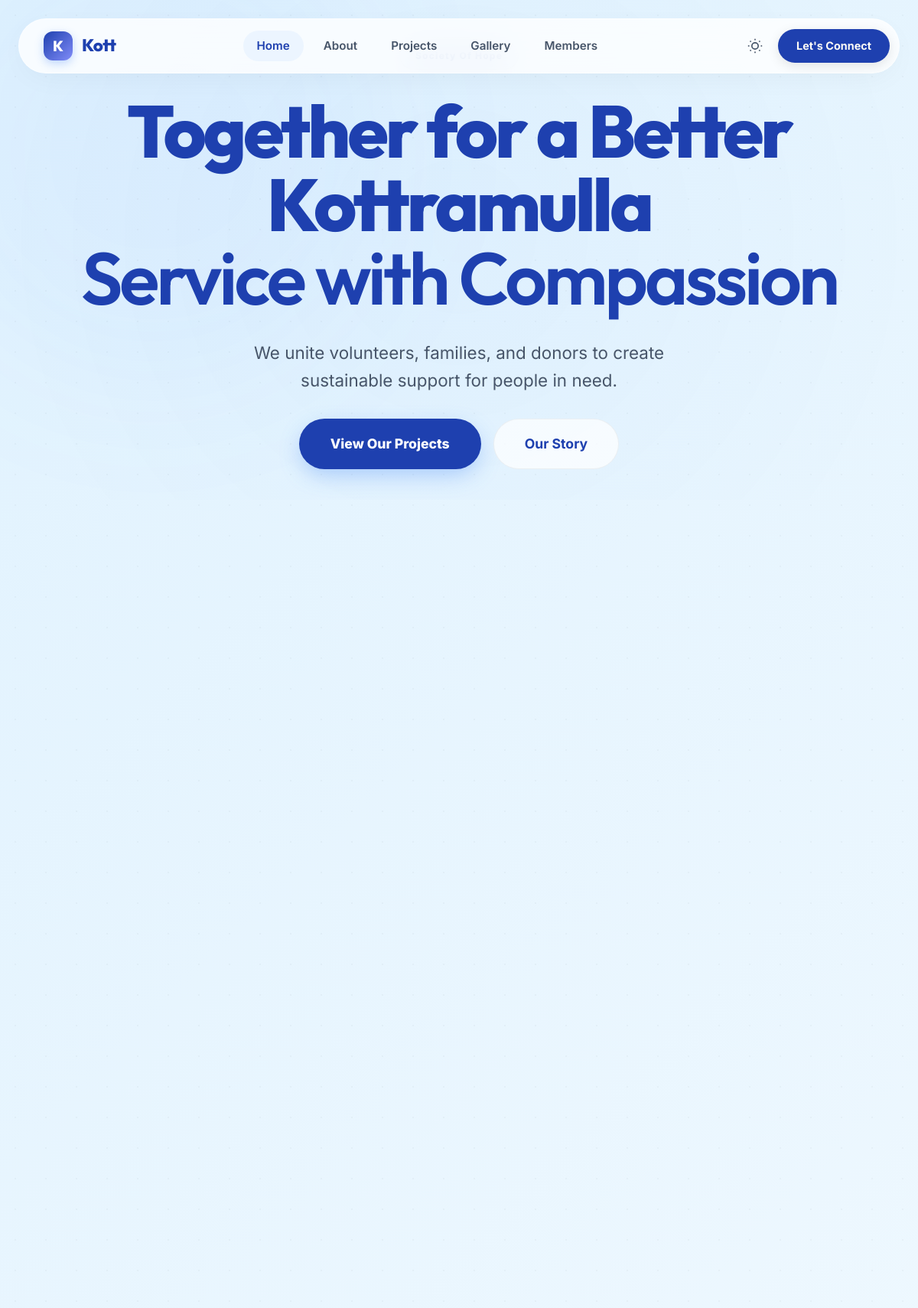
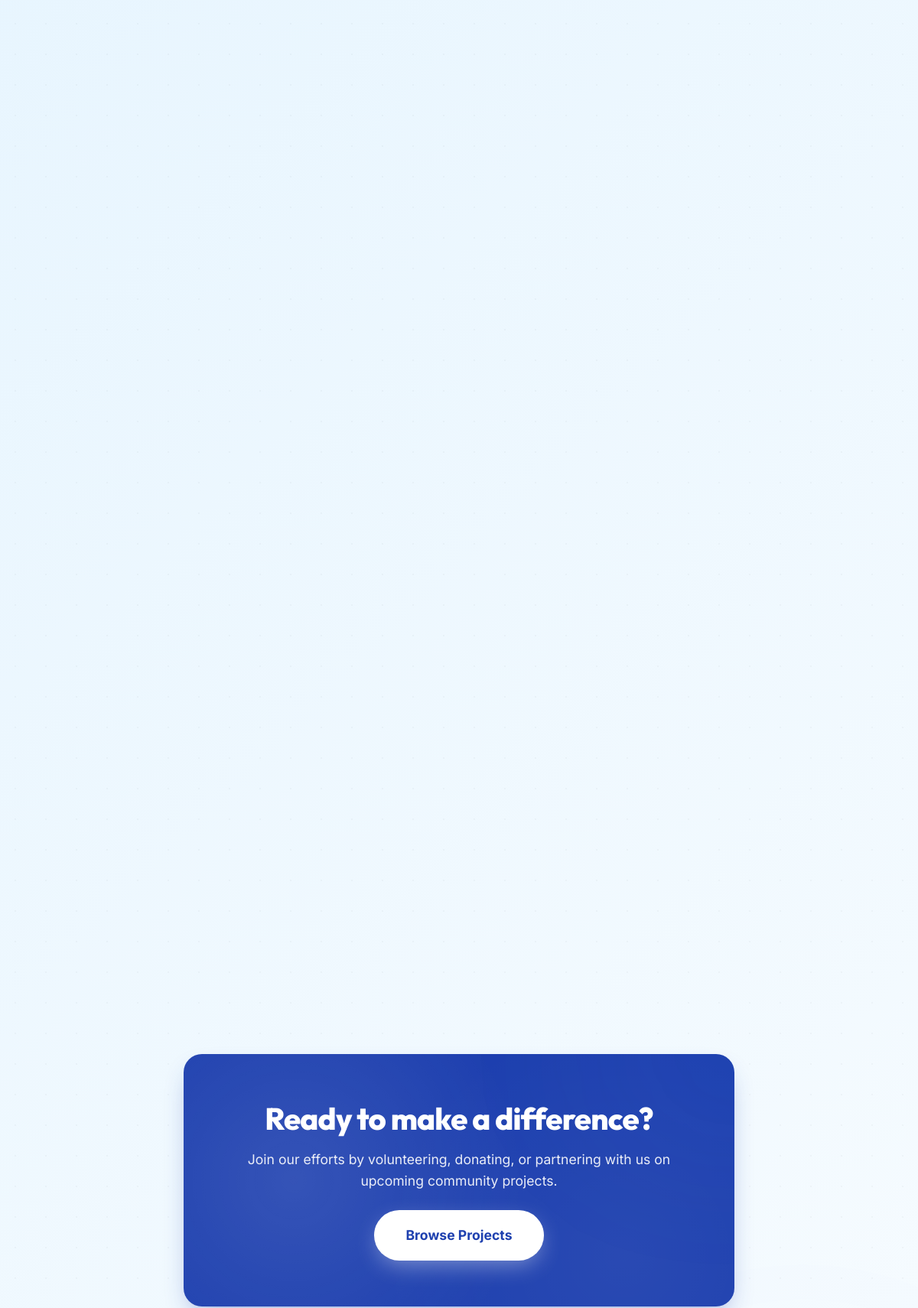
The page / (upper part) on the database its author committed (2 pictures, top to bottom).
### tables this page shows
CREATE TABLE IF NOT EXISTS website_settings (
    id INT UNSIGNED AUTO_INCREMENT PRIMARY KEY,
    website_title VARCHAR(255) NOT NULL DEFAULT 'Kottramulla United Welfare Society',
    website_description TEXT,
    logo_path VARCHAR(255) DEFAULT NULL,
    logo_alt_text VARCHAR(255) DEFAULT 'Kottramulla Logo',
    favicon_path VARCHAR(255) DEFAULT NULL,
    footer_copyright_text VARCHAR(255) DEFAULT '© 2024 Kottramulla United Welfare Society. All rights reserved.',
    footer_email VARCHAR(255) DEFAULT NULL,
    footer_phone VARCHAR(20) DEFAULT NULL,
    footer_address TEXT DEFAULT NULL,
    social_facebook VARCHAR(255) DEFAULT NULL,
    social_twitter VARCHAR(255) DEFAULT NULL,
    social_instagram VARCHAR(255) DEFAULT NULL,
    social_linkedin VARCHAR(255) DEFAULT NULL,
    social_youtube VARCHAR(255) DEFAULT NULL,
    primary_color VARCHAR(7) DEFAULT '#1e40af',
    secondary_color VARCHAR(7) DEFAULT '#7c3aed',
    accent_color VARCHAR(7) DEFAULT '#f59e0b',
    projects_insight3_title VARCHAR(255) DEFAULT 'Transparent',
    projects_insight3_body TEXT NULL,
    gallery_overview1_title VARCHAR(255) DEFAULT 'Living archive of service',
    gallery_overview1_body TEXT NULL,
    gallery_overview3_title VARCHAR(255) DEFAULT 'People-centered stories',
    gallery_overview3_body TEXT NULL,
    members_overview2_title VARCHAR(255) DEFAULT 'Volunteer-led',
    members_overview2_body TEXT NULL,
    members_overview3_title VARCHAR(255) DEFAULT 'Open to all',
    members_overview3_body TEXT NULL,
    contact_assurance1_title VARCHAR(255) DEFAULT 'Quick Response',
    contact_assurance1_body TEXT NULL,
    contact_assurance2_title VARCHAR(255) DEFAULT 'Meaningful Guidance',
    contact_assurance2_body TEXT NULL,
    contact_assurance3_title VARCHAR(255) DEFAULT 'Community First',
    contact_assurance3_body TEXT NULL,
    updated_at TIMESTAMP DEFAULT CURRENT_TIMESTAMP ON UPDATE CURRENT_TIMESTAMP
);

CREATE TABLE IF NOT EXISTS home_settings (
    id INT UNSIGNED AUTO_INCREMENT PRIMARY KEY,
    hero_kicker VARCHAR(255) DEFAULT 'Society of Hope',
    hero_title TEXT,
    hero_subtitle TEXT,
    hero_lead TEXT,
    hero_image VARCHAR(255) NULL,
    legacy_kicker VARCHAR(255) DEFAULT 'Our Legacy',
    legacy_title TEXT,
    legacy_body TEXT,
    legacy_image VARCHAR(255) NULL,
    stat1_num VARCHAR(50) DEFAULT '250+',
    stat1_label VARCHAR(100) DEFAULT 'Active Members',
    stat2_num VARCHAR(50) DEFAULT '40+',
    stat2_label VARCHAR(100) DEFAULT 'Projects Done',
    initiatives_kicker VARCHAR(255) DEFAULT 'Focus Areas',
    initiatives_title VARCHAR(255) DEFAULT 'Strategic Initiatives',
    initiatives_lead TEXT,
    cta_title VARCHAR(255) DEFAULT 'Ready to make a difference?',
    cta_body TEXT,
    journey_kicker VARCHAR(255) DEFAULT 'Journey Highlights',
    journey_title VARCHAR(255) DEFAULT 'How our community story keeps growing',
    journey_lead TEXT NULL,
    journey_item1_year VARCHAR(60) DEFAULT '2016',
    journey_item1_title VARCHAR(255) DEFAULT 'Society Formation',
    journey_item1_body TEXT NULL,
    journey_item2_year VARCHAR(60) DEFAULT '2019',
    journey_item2_title VARCHAR(255) DEFAULT 'Structured Programs',
    journey_item2_body TEXT NULL,
    journey_item3_year VARCHAR(60) DEFAULT 'Today',
    journey_item3_title VARCHAR(255) DEFAULT 'Long-Term Impact',
    journey_item3_body TEXT NULL,
    approach_kicker VARCHAR(255) DEFAULT 'Our Approach',
    approach_title VARCHAR(255) DEFAULT 'A transparent model for meaningful outcomes',
    approach_item1_title VARCHAR(255) DEFAULT 'Listen First',
    approach_item1_body TEXT NULL,
    approach_item2_title VARCHAR(255) DEFAULT 'Mobilize Fast',
    approach_item2_body TEXT NULL,
    approach_item3_title VARCHAR(255) DEFAULT 'Measure & Improve',
    approach_item3_body TEXT NULL,
    approach_item4_title VARCHAR(255) DEFAULT 'Active Focus Areas',
    approach_item4_body TEXT NULL,
    updated_at TIMESTAMP DEFAULT CURRENT_TIMESTAMP ON UPDATE CURRENT_TIMESTAMP
);

### app/Core/View.php (called while the page is built, shortened)
<?php
class View
{
    public static function render(string $view, array $data = [], string $layout = 'user/layouts/main'): void
    {
        $viewPath = __DIR__ . '/../../views/' . $view . '.php';
        $layoutPath = __DIR__ . '/../../views/' . $layout . '.php';
        extract($data, EXTR_SKIP);
        require $viewPath;
        $content = ob_get_clean();
        require $layoutPath;
    }
}

### app/Controllers/PublicController.php (called while the page is built, shortened)
<?php
class PublicController
{
    public function home(): void
    {
        $settings = (new \App\Models\HomeSettingsModel())->get();
        $features = (new \App\Models\HomeFeatureModel())->all();
        View::render('user/home', [
            'settings' => $settings,
            'features' => $features,
            'activePage' => 'home',
        ]);
    }
}

### app/Support/helpers.php (called while the page is built, shortened)
<?php
function config(string $key): mixed
{
    static $cache = [];
    $segments = explode('.', $key);
    $file = array_shift($segments);
    if (!isset($cache[$file])) {
        $path = __DIR__ . '/../../config/' . $file . '.php';
        $cache[$file] = require $path;
    }
    if (empty($segments)) {
        return $cache[$file];
    }
    $value = $cache[$file];
    foreach ($segments as $segment) {
        $value = $value[$segment];
    }
    return $value;
}
function url(string $path = '/'): string
{
    $baseUrl = rtrim((string) config('app.base_url'), '/');
    if ($baseUrl === '' || $baseUrl === '/') {
        $baseDir = str_replace('\\', '/', dirname($_SERVER['SCRIPT_NAME']));
        $baseUrl = $baseDir !== '/' ? rtrim($baseDir, '/') : '';
    }
    $path = '/' . ltrim($path, '/');
    return $baseUrl . $path;
}
function asset_url(string $path): string
{
    $assetPath = '/' . ltrim($path, '/');
    $fullPath = __DIR__ . '/../../' . ltrim($path, '/');
    $version = '';
    if (is_file($fullPath)) {
        $mtime = @filemtime($fullPath);
        if ($mtime !== false) {
            $version = '?v=' . $mtime;
        }
    }
    return url($assetPath . $version);
}
function e(string $value): string
{
    return htmlspecialchars($value, ENT_QUOTES, 'UTF-8');
}
function website_settings(): ?array
{
    static $settings = null;
    if ($settings === null) {
        try {
            $model = new \App\Models\WebsiteSettingsModel();
            $settings = $model->get() ?: [];
        } catch (\Throwable) {
            $settings = [];
        }
    }
    return $settings ?: null;
}

### app/Support/env.php (called while the page is built, shortened)
<?php
function env(string $key, mixed $default = null): mixed
{
    $value = $_ENV[$key] ?? $_SERVER[$key] ?? getenv($key);
    if ($value === false || $value === null || $value === '') {
        return $default;
    }
    return $value;
}

### config/app.php (called while the page is built, shortened)
<?php
return [
    'name' => (string) env('APP_NAME', 'Kottramulla United Welfare Society'),
    'base_url' => (string) env('APP_URL', '/'),
    'timezone' => (string) env('APP_TIMEZONE', 'Asia/Colombo'),
    'session_name' => (string) env('SESSION_NAME', 'kottramulla_session'),
    'admin_route_prefix' => '/admin',
];

### config/database.php (called while the page is built, shortened)
<?php
return [
    'host' => (string) env('DB_HOST', '127.0.0.1'),
    'port' => (int) env('DB_PORT', 3306),
    'database' => (string) env('DB_DATABASE', 'kottramulla_website'),
    'username' => (string) env('DB_USERNAME', 'root'),
    'password' => (string) env('DB_PASSWORD', ''),
    'charset' => (string) env('DB_CHARSET', 'utf8mb4'),
];

### app/Models/HomeSettingsModel.php (called while the page is built, shortened)
<?php
class HomeSettingsModel
{
    public function get(): ?array
    {
        $pdo = Database::connection();
        $stmt = $pdo->query('SELECT * FROM home_settings LIMIT 1');
        return $stmt->fetch(PDO::FETCH_ASSOC) ?: null;
    }
}

### app/Models/WebsiteSettingsModel.php (called while the page is built, shortened)
<?php
class WebsiteSettingsModel
{
    public function get(): ?array
    {
        $pdo = Database::connection();
        $stmt = $pdo->query('SELECT * FROM website_settings WHERE id = 1 LIMIT 1');
        return $stmt->fetch(PDO::FETCH_ASSOC) ?: null;
    }
}

### views/user/home.php (the view, shortened to what this page needs)
<link rel="stylesheet" href="<?= asset_url('/public/css/user/home.css') ?>">
<section class="home-hero">
    <div class="hero-bloom"></div>
    <div class="hero-content">
        <span class="hero-kicker"><?= e($settings['hero_kicker']) ?></span>
        <h1 class="hero-title">
            <?= nl2br(e($settings['hero_title'])) ?>
            <?php if (!empty($settings['hero_subtitle'])): ?>
                <br><span class="dim"><?= e($settings['hero_subtitle']) ?></span>
            <?php endif; ?>
        </h1>
        <p class="hero-lead">
            <?= e($settings['hero_lead']) ?>
        </p>
        <div class="hero-actions">
            <a href="<?= url('/projects') ?>" class="btn-primary-home">View Our Projects</a>
            <a href="<?= url('/about') ?>" class="btn-ghost-home">Our Story</a>
        </div>
    </div>
</section>
<section class="section-wrapper cta-section">
    <div class="cta-banner">
        <div class="cta-glow"></div>
        <h2><?= e($settings['cta_title']) ?></h2>
        <p><?= e($settings['cta_body']) ?></p>
        <div class="cta-actions">
            <a href="<?= url('/projects') ?>" class="btn-primary-home">Browse Projects</a>
        </div>
    </div>
</section>

### views/user/layouts/main.php (shortened to what this page needs)
<!DOCTYPE html>
<html lang="en">
<head>
    <?php $webSettings = website_settings(); ?>
    <link rel="stylesheet" href="<?= asset_url('/public/css/user/base.css') ?>">
    <link rel="stylesheet" href="<?= asset_url('/public/css/user/components.css') ?>">
    <link rel="stylesheet" href="<?= asset_url('/public/css/user/main.css') ?>">
    <link rel="stylesheet" href="<?= asset_url('/public/css/user/home-modern.css') ?>">
    <link rel="stylesheet" href="<?= asset_url('/public/css/user/pages-modern.css') ?>">
</head>
<body class="public-body">
    <div class="glow-orb orb-1"></div>
    <div class="glass-dots"></div>
    <header id="main-nav-wrapper">
        <div class="nav-container">
            <div class="nav-glass-pill rotate-in">
                <a href="<?= url('/home') ?>" class="nav-logo">
                    <?php if (!empty($webSettings['logo_path'])): ?>
                        <div class="logo-image logo-image--nav" style="width:44px;height:44px;overflow:hidden;">
                            <img src="<?= url('/public/' . htmlspecialchars($webSettings['logo_path'])); ?>" alt="<?= htmlspecialchars($webSettings['logo_alt_text'] ?? 'Logo'); ?>" class="logo-image-file" style="display:block;width:100%;height:100%;object-fit:contain;max-width:44px;max-height:44px;">
                        </div>
                    <?php else: ?>
                        <div class="logo-icon">K</div>
                        <span class="logo-text"><?= htmlspecialchars(substr($webSettings['website_title'] ?? 'KUWS', 0, 4)); ?></span>
                    <?php endif; ?>
                </a>
                <nav class="desktop-links">
                    <a href="<?= url('/home') ?>" class="nav-link <?= ($activePage ?? '') === 'home' ? 'active' : '' ?>">Home</a>
                    <a href="<?= url('/about') ?>" class="nav-link <?= ($activePage ?? '') === 'about' ? 'active' : '' ?>">About</a>
                    <a href="<?= url('/projects') ?>" class="nav-link <?= ($activePage ?? '') === 'projects' ? 'active' : '' ?>">Projects</a>
                    <a href="<?= url('/gallery') ?>" class="nav-link <?= ($activePage ?? '') === 'gallery' ? 'active' : '' ?>">Gallery</a>
                    <a href="<?= url('/members') ?>" class="nav-link <?= ($activePage ?? '') === 'members' ? 'active' : '' ?>">Members</a>
                </nav>
                <div class="nav-actions">
                    <button id="theme-toggle" class="icon-btn" aria-label="Toggle Theme">
                    </button>
                    <a href="<?= url('/contact') ?>" class="btn-cta-nav">Let's Connect</a>
                </div>
            </div>
        </div>
    </header>
    <main class="page-content">
        <?= $content ?>
    </main>
</body>
</html>

### public/css/user/base.css (style rules this page uses)
:root { --color-primary: #1e40af; --color-primary-light: #3b82f6; --color-primary-lighter: #60a5fa; --color-primary-lightest: #dbeafe; --color-white: #ffffff; --color-white-hover: #f8fafc; --color-white-bg: #f9fafb; --color-gray: #e5e7eb; --color-gray-dark: #6b7280; --color-gray-darker: #374151; --color-text-dark: #1f2937; --color-text-light: #4b5563; --color-success: #10b981; --color-warning: #f59e0b; --color-error: #ef4444; --color-info: #3b82f6; --font-heading: "Outfit", -apple-system, blinkmacsystemfont, "Segoe UI", roboto, sans-serif; --font-body: "Inter", system-ui, -apple-system, sans-serif; --text-xs: 0.75rem; --text-sm: 0.875rem; --text-base: 1rem; --text-lg: 1.125rem; --text-xl: 1.25rem; --text-2xl: 1.5rem; --text-3xl: 1.875rem; --text-4xl: 2.25rem; --text-5xl: 3rem; --space-xs: 0.25rem; --space-sm: 0.5rem; --space-1: 1rem; --space-2: 1.5rem; --space-3: 2rem; --space-4: 2.5rem; --space-5: 3rem; --space-6: 3.5rem; --space-8: 4rem; --space-10: 5rem; --space-12: 6rem; --space-16: 8rem; --ease-in: cubic-bezier(0.4, 0, 1, 1); --ease-out: cubic-bezier(0, 0, 0.2, 1); --ease-in-out: cubic-bezier(0.4, 0, 0.2, 1); --ease-custom: cubic-bezier(0.34, 1.56, 0.64, 1); --duration-fast: 150ms; --duration-normal: 300ms; --duration-slow: 500ms; --trans-fast: var(--duration-fast) var(--ease-out); --trans-normal: var(--duration-normal) var(--ease-out); --trans-slow: var(--duration-slow) var(--ease-in-out); --radius-sm: 0.375rem; --radius-md: 0.5rem; --radius-lg: 0.75rem; --radius-xl: 1rem; --radius-2xl: 1.5rem; --radius-full: 9999px; --shadow-sm: 0 1px 2px 0 rgba(31, 41, 55, 0.05); --shadow-md: 0 4px 6px -1px rgba(0, 0, 0, 0.1); --shadow-lg: 0 10px 15px -3px rgba(0, 0, 0, 0.1); --shadow-xl: 0 20px 25px -5px rgba(0, 0, 0, 0.1); --shadow-2xl: 0 25px 50px -12px rgba(0, 0, 0, 0.15); --max-width: 1200px; --nav-height: 72px; }
*, *::before, *::after { margin: 0; padding: 0; box-sizing: border-box; }
html { scroll-behavior: smooth; -webkit-font-smoothing: antialiased; -moz-osx-font-smoothing: grayscale; }
body { font-family: var(--font-body); font-size: var(--text-base); line-height: 1.6; color: var(--color-text-dark); background-color: var(--color-white); overflow-x: hidden; }
h1, h2, h3, h4, h5, h6 { font-family: var(--font-heading); font-weight: 700; line-height: 1.2; letter-spacing: -0.02em; }
h1 { font-size: var(--text-5xl); }
h2 { font-size: var(--text-4xl); }
p { line-height: 1.7; margin-bottom: var(--space-2); }
a { color: var(--color-primary); text-decoration: none; transition: color var(--trans-fast); }
@media (min-width: 768px) { h1 { font-size: var(--text-5xl); } }
@media (min-width: 768px) { h2 { font-size: var(--text-4xl); } }

### public/css/user/components.css (style rules this page uses)
.btn-primary, .btn-primary-home { background: linear-gradient( 135deg, var(--color-primary), var(--color-primary-light) ); color: var(--color-white); box-shadow: var(--shadow-md); }

### public/css/user/pages-modern.css (style rules this page uses)
.page-content { max-width: var(--max-width); margin: 0 auto; padding: var(--space-8) var(--space-2); }

### views/user/layouts/main.php (style rules this page uses)
body { font-family: 'Inter', system-ui, -apple-system, sans-serif; font-weight: 400; -webkit-font-smoothing: antialiased; -moz-osx-font-smoothing: grayscale; }
h1, h2, h3, h4, h5, h6 { font-family: 'Outfit', -apple-system, blinkmacsystemfont, 'Segoe UI', roboto, sans-serif; font-weight: 700; -webkit-font-smoothing: antialiased; }
.hero-title { font-size: clamp(2.8rem, 8vw, 6rem); font-weight: 800; letter-spacing: -0.04em; }
.cta-banner h2 { font-size: clamp(1.5rem, 4vw, 2.5rem); font-weight: 800; }
.fonts-loaded body { font-feature-settings: "kern" 1; }

### rows shown on the page
website_settings: website_title "Kott"
home_settings: hero_kicker "Society Of Hope", hero_title "Together for a Better Kottramulla", hero_subtitle "Service with Compassion", hero_lead "We unite volunteers, families, and donors to create sustainable support for people in need.", cta_title "Ready to make a difference?", cta_body "Join our efforts by volunteering, donating, or partnering with us on upcoming community projects."
